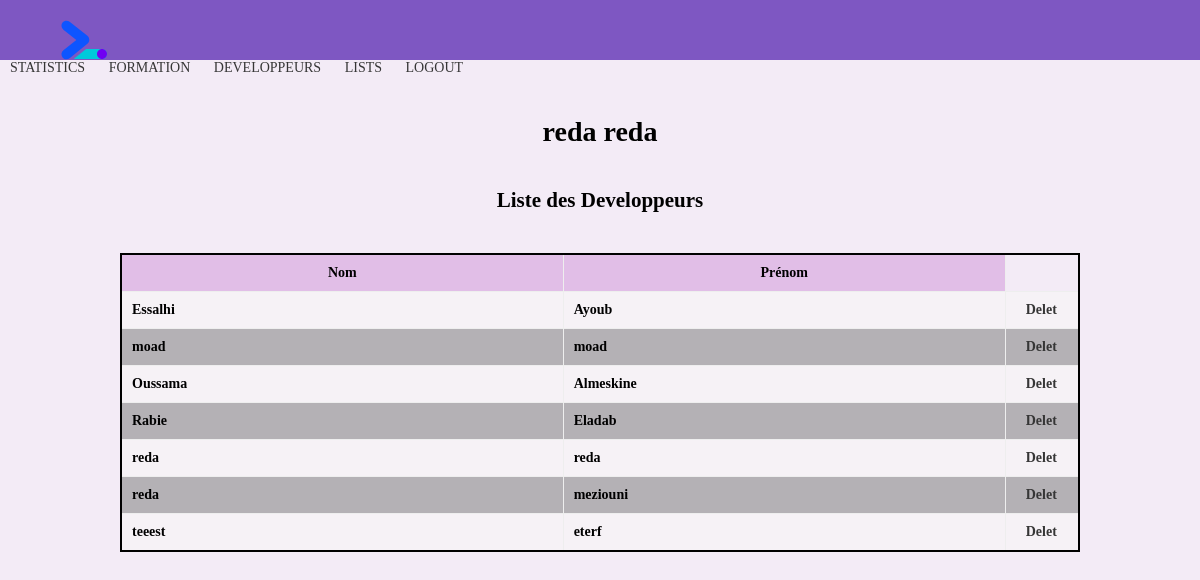
/Project/php/dev.php (signed in), run on the app's committed database.
### tables this page shows
CREATE TABLE `developpeurs` (
  `id` int(11) NOT NULL,
  `nom` varchar(255) NOT NULL,
  `prénom` varchar(255) NOT NULL,
  `mail` varchar(255) NOT NULL,
  `password` varchar(255) NOT NULL
);

### Project/php/dev.php (the view, shortened to what this page needs)
<?php
if (isset($_SESSION['db_nom'])) {
  include "header.php";
  include "link.php";
  include "db_conn.php";
 echo "<h1>".$_SESSION['db_nom']." ".$_SESSION['db_prenom']."</h1>";
    $qry="SELECT * FROM developpeurs where id > 1 ORDER BY nom ASC  ";
    $re= mysqli_query($con , $qry);
    if ($re) {
        echo "<h2>Liste des Developpeurs</h2>";
        echo "<table class=' table fm' border=1>";
        echo " <th colspan='6'>Nom </th>";
        echo " <th colspan='6'>Prénom </th>";
      while($row= mysqli_fetch_array($re))
      {
        $dev_id = $row['id'];
        echo "<tr>";
        echo "<td colspan='6'><strong> ".$row['nom']."</strong></td>" ;
        echo "<td colspan='6'><strong>". $row['prénom']."</strong></td>" ;
      echo "<td>  <strong><a class='a' href='dev.php?del=$dev_id' >Delet</a></strong>
     </td>";
    echo "</tr>";
      }
      echo "</table>";
  }
}
else {
  echo "<h1>CONNECTION FAILED PLEASE <a href='login.php' >LOGIN</a> </h1>";
}?>
</body>
</html>

### Project/php/header.php (shortened to what this page needs)
<!DOCTYPE html>
<html lang="en">
<head>
    <link rel="stylesheet" href="style.css">
</head>
<body onload=showDate();>
   <nav class="nav" >
       <a href="home.php"><img class="logo" src="./img/logo.svg" alt=""></a>
   </nav>
</body>
</html>

### Project/php/link.php (shortened to what this page needs)
<?php
echo "<a href='statis.php'>STATISTICS</a>
<a href='formation.php'>FORMATION </a>
 <a href='dev.php'>DEVELOPPEURS </a>
<a href='list.php'>LISTS </a>";
echo "  <a href='dev.php?hello=true' >LOGOUT</a>";

### Project/php/style.css (style rules this page uses)
* { margin: 0; padding: 0; box-sizing: border-box; }
body { margin:auto; font-family: Verdana; font-size: 14px; background-color: #F3EBF6; }
.nav { padding: 20px; border: transparent; height: 60px; width: 100%; text-align: end; background-color:#7e57c2 ; }
a { text-decoration: none; margin: 10px ; color: rgb(54, 54, 54); }
h1,h2 { text-align: center; margin: 40px auto; }
.table { table-layout: fixed; width: 49%; border-collapse: collapse; border: 2px solid ; border-radius:6px ; }
td, th { padding: 10px; }
.fm { width: 80%; margin-left: 10%; }
th { background-color: #E1BEE7; color: black; }
tr:nth-child(even) { background-color: #f8f7f79f; }
tr:nth-child(odd) { background-color: #929191a2; }
.logo { width: 10%; position:absolute; left: 2%; height: 5%; }

### data on the page
developpeurs: nom "Essalhi", prénom "Ayoub"
developpeurs: nom "moad", prénom "moad"
developpeurs: nom "Oussama", prénom "Almeskine"
developpeurs: nom "Rabie", prénom "Eladab"
developpeurs: nom "reda", prénom "reda"
developpeurs: nom "reda", prénom "meziouni"
developpeurs: nom "teeest", prénom "eterf"

### other printed values
$_SESSION['db_nom'] "reda"
$_SESSION['db_prenom'] "reda"
